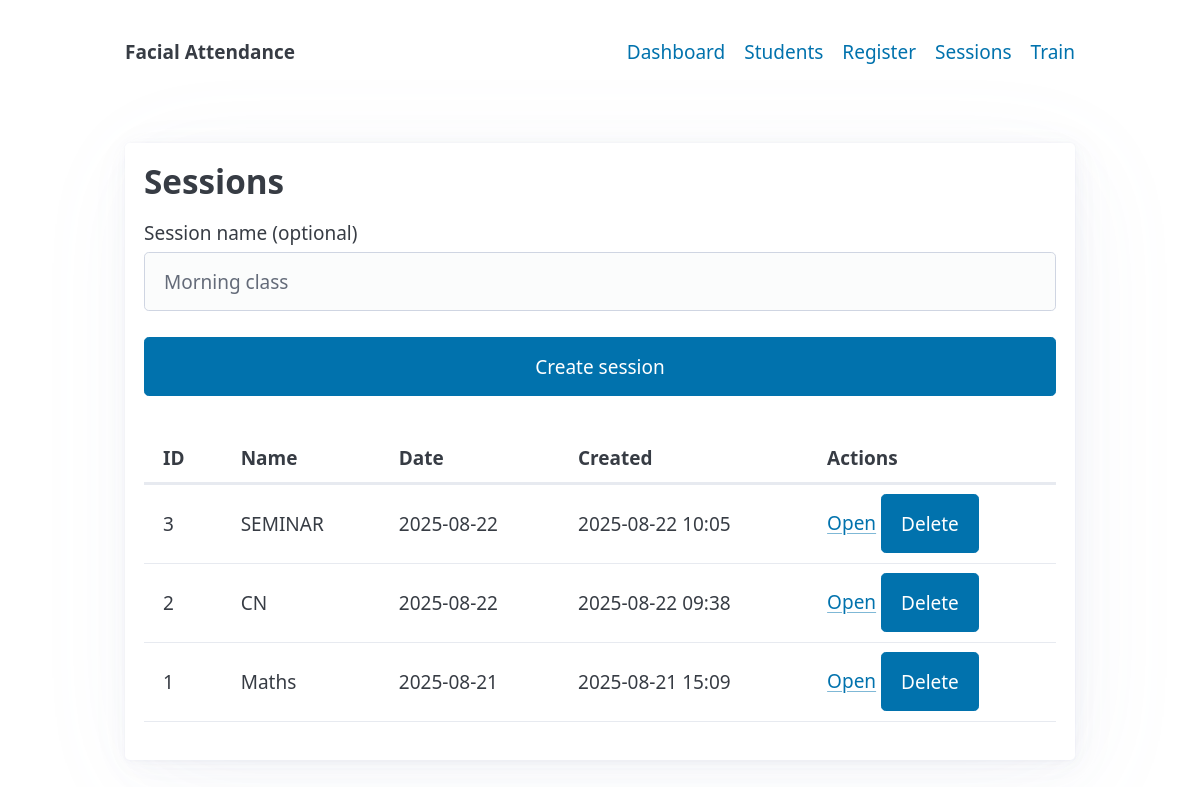
Page /sessions on the committed database.
### app.py (models this page shows)
class AttendanceSession(db.Model):
    id = db.Column(db.Integer, primary_key=True)
    name = db.Column(db.String(200), nullable=False)
    session_date = db.Column(db.Date, default=date.today)
    created_at = db.Column(db.DateTime, default=datetime.utcnow)

### app.py (the view)
@app.get("/sessions")
@app.post("/sessions")
def sessions_page():
    if request.method == "POST":
        name = request.form.get("name") or f"Session {datetime.now().strftime('%Y-%m-%d %H:%M')}"
        session = AttendanceSession(name=name)
        db.session.add(session)
        db.session.commit()
        return redirect(url_for("session_detail_page", session_id=session.id))
    sessions = AttendanceSession.query.order_by(AttendanceSession.created_at.desc()).all()
    return render_template("sessions.html", sessions=sessions)

### app.py (called while the page is built)
@app.context_processor
def inject_now():
    return {"now": datetime.utcnow()}

### templates/sessions.html (shortened to what this page needs)
{% extends "base.html" %}
{% block content %}
<article>
  <h2>Sessions</h2>
  <form method="post" style="margin-bottom:1rem;">
    <label>
      Session name (optional)
      <input type="text" name="name" placeholder="Morning class" />
    </label>
    <button type="submit">Create session</button>
  </form>
  {% if sessions %}
  <table>
    <thead>
      <tr><th>ID</th><th>Name</th><th>Date</th><th>Created</th><th>Actions</th></tr>
    </thead>
    <tbody>
    {% for s in sessions %}
      <tr>
        <td>{{ s.id }}</td>
        <td>{{ s.name }}</td>
        <td>{{ s.session_date.isoformat() }}</td>
        <td>{{ s.created_at.strftime('%Y-%m-%d %H:%M') }}</td>
        <td>
          <a href="/sessions/{{ s.id }}">Open</a>
          <button class="del" data-id="{{ s.id }}">Delete</button>
        </td>
      </tr>
    {% endfor %}
    </tbody>
  </table>
  {% else %}
    <p>No sessions created yet.</p>
  {% endif %}
</article>
{% endblock %}

### rows in the picture
AttendanceSession: id "3", name "SEMINAR", session_date "2025-08-22", created_at "2025-08-22 10:05"
AttendanceSession: id "2", name "CN", session_date "2025-08-22", created_at "2025-08-22 09:38"
AttendanceSession: id "1", name "Maths", session_date "2025-08-21", created_at "2025-08-21 15:09"
